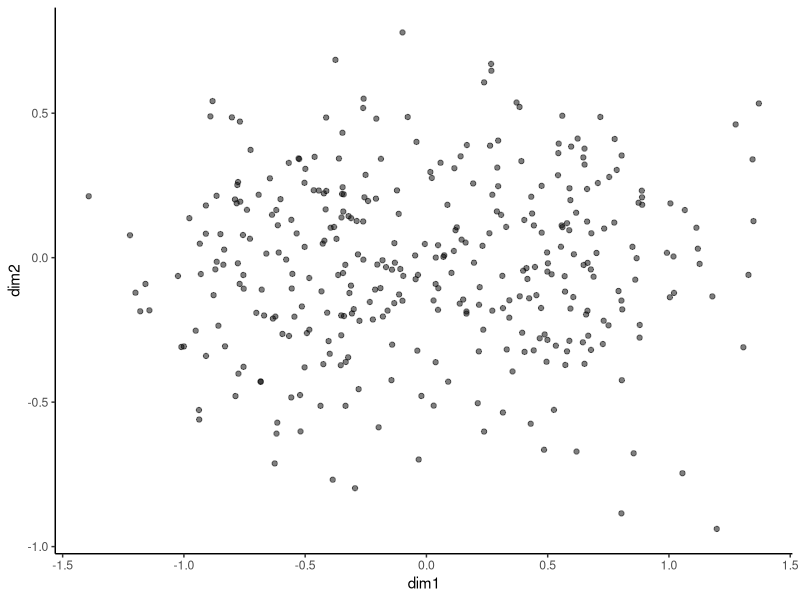
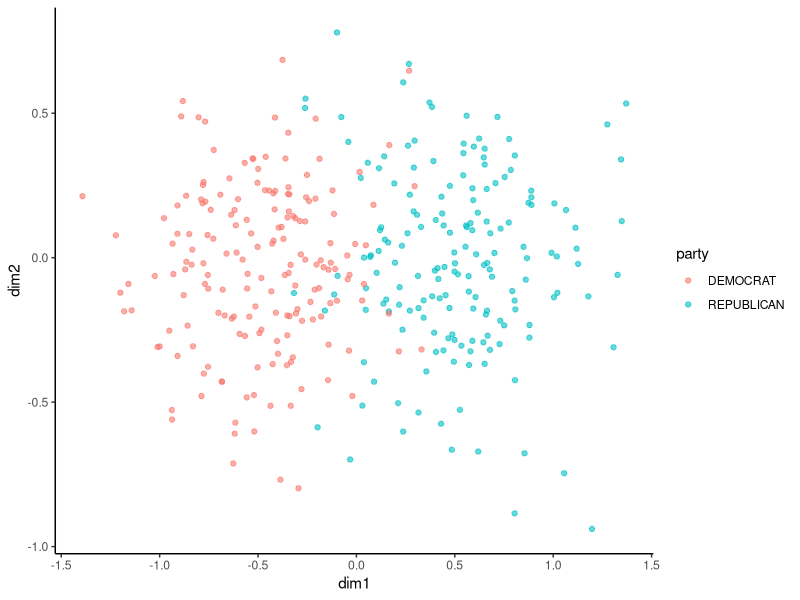
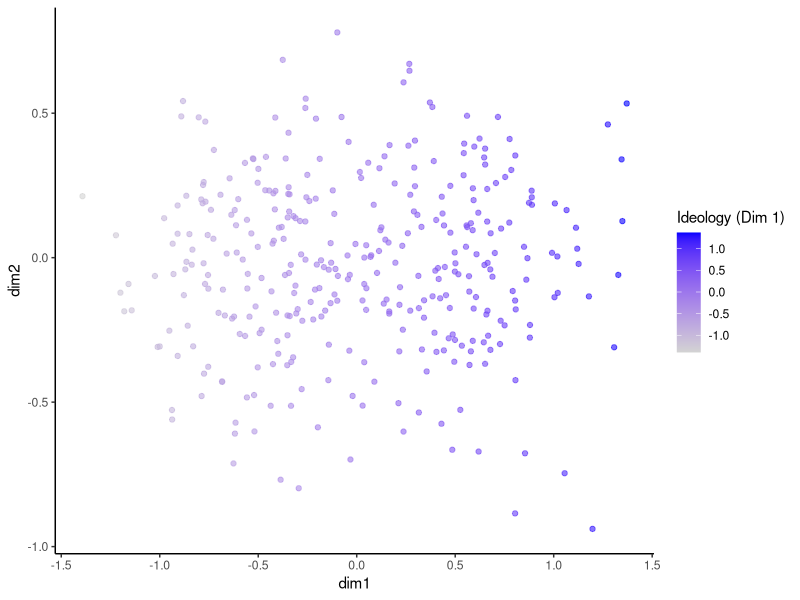
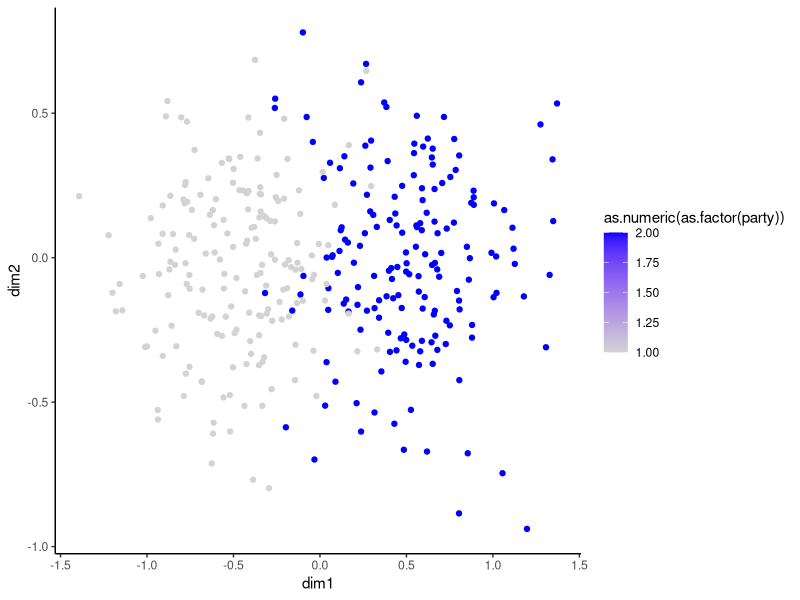
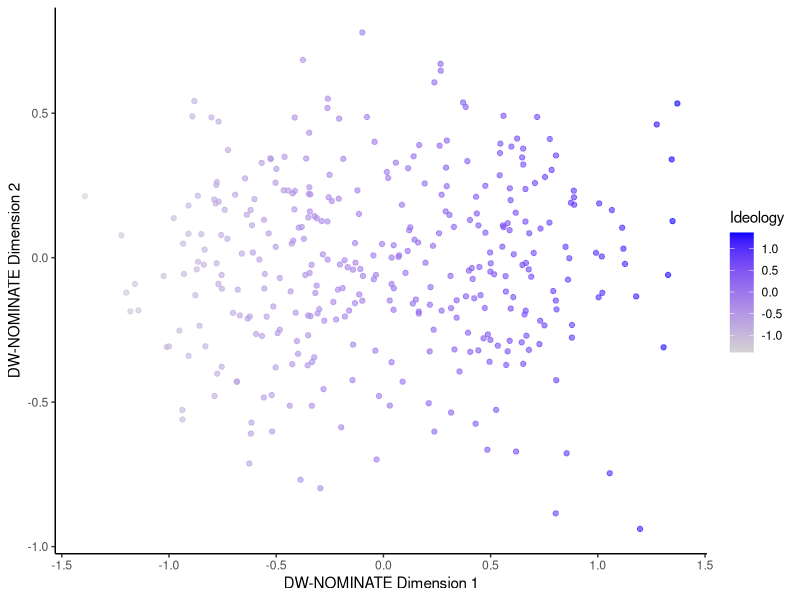

Recreate these plots in R, in order.
## ---- chunk 1
library(ggplot2)
library(dplyr)

set.seed(123)
## ---- chunk 2
n_per <- 350

df_nom <- expand.grid(
  congress = c(1990, 2000, 2010, 2020),
  id = 1:n_per
)

df_nom <- df_nom %>%
  mutate(
    party = sample(c("DEMOCRAT", "REPUBLICAN"), n(), replace = TRUE),
    dim1 = rnorm(n(), mean = ifelse(party == "DEMOCRAT", -0.5, 0.5), sd = 0.35),
    dim2 = rnorm(n(), sd = 0.3)
  ) %>% 
  filter(congress == 1990)
## ---- chunk 3
head(df_nom)
table(df_nom$party)
table(df_nom$congress)
## ---- chunk 4
ggplot(df_nom, aes(x = dim1, y = dim2)) +
  geom_point(alpha = 0.5) + 
  theme_classic()
## ---- chunk 5
ggplot(df_nom, aes(x = dim1, y = dim2, color = party)) +
  geom_point(alpha = 0.6)  + 
  theme_classic()
## ---- chunk 6
ggplot(df_nom, aes(x = dim1, y = dim2, color = dim1)) +
  geom_point(alpha = 0.6) +
  scale_color_gradient(low = "lightgray", high = "blue") +
  labs(color = "Ideology (Dim 1)") + 
  theme_classic()
## ---- chunk 7
ggplot(df_nom, aes(x = dim1, y = dim2, color = as.numeric(as.factor(party)))) +
  geom_point() +
  scale_color_gradient(low = "lightgray", high = "blue") + 
  theme_classic()
## ---- chunk 8
ggplot(df_nom, aes(x = dim1, y = dim2, color = dim1)) +
  geom_point(alpha = 0.6) +
  scale_color_gradient(low = "lightgray", high = "blue") +
  labs(
    x = "DW-NOMINATE Dimension 1",
    y = "DW-NOMINATE Dimension 2",
    color = "Ideology"
  ) + 
  theme_classic()
